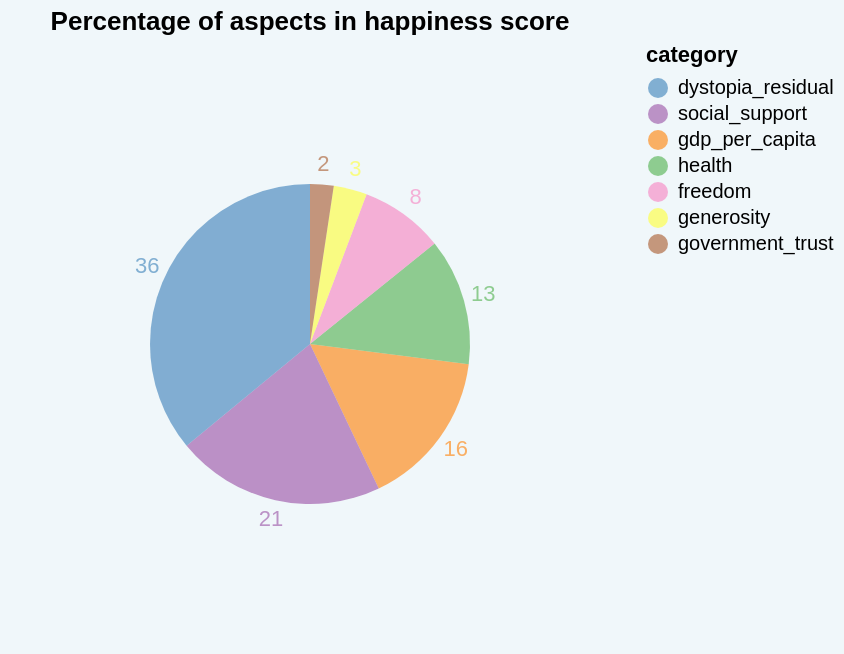

Specify this chart in Vega-Lite:
### Vega-Lite specification from a JSON file in a GitHub repository (floating-point values rounded to 4 significant figures)
{"$schema": "https://vega.github.io/schema/vega-lite/v4.json", "description": "A simple pie chart with embedded data.", "title": "Percentage of aspects in happiness score", "data": {"values": [{"category": "gdp_per_capita", "value": 122.0}, {"category": "social_support", "value": 161.5}, {"category": "health", "value": 98.06}, {"category": "freedom", "value": 64.76}, {"category": "generosity", "value": 25.84}, {"category": "government_trust", "value": 18.22}, {"category": "dystopia_residual", "value": 275.6}]}, "transform": [{"window": [{"op": "sum", "field": "value", "as": "TotalValue"}], "frame": [null, null]}, {"calculate": "datum.value/datum.TotalValue * 100", "as": "PercentOfTotal"}], "encoding": {"theta": {"field": "value", "type": "quantitative", "stack": true}, "color": {"field": "category", "type": "nominal", "scale": {"domain": ["dystopia_residual", "social_support", "gdp_per_capita", "health", "freedom", "generosity", "government_trust"], "range": ["#377eb8", "#984ea3", "#ff7f00", "#4daf4a", "#f781bf", "#ffff33", "#a65628"]}}, "opacity": {"value": 0.6}}, "layer": [{"mark": {"type": "arc", "outerRadius": 80}}, {"mark": {"type": "text", "radius": 90}, "encoding": {"text": {"field": "PercentOfTotal", "type": "quantitative", "format": ".0f"}}}], "view": {"stroke": null}, "config": {"background": "#f0f7fa"}}
